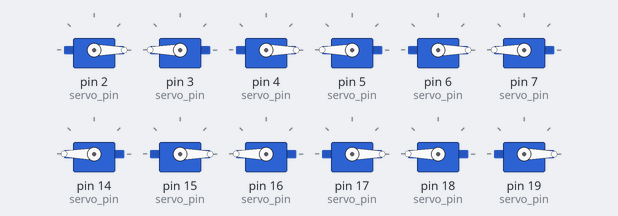
Recording of a sketch running on a simulated Arduino Nano, built with avr-gcc and run on an emulated ATmega328P. Parts: 12 × servo. No radio packets arrive unless stated; what the sketch prints to the serial monitor is not drawn.

Above: at 16.91 s.
Timing chart, 0 to 27.6 s (numbered marks = the images above):
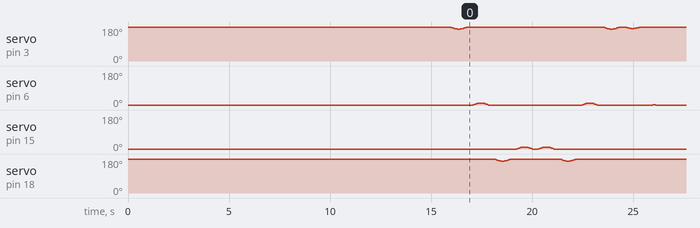

The sketch:

Dance.ino
```cpp
// (licence header left out)
/* Includes ------------------------------------------------------------------*/
#include <Servo.h>		//to define and control servos
#include <FlexiTimer2.h>        //to set a timer to manage all servos
#include <EEPROM.h>		//to save errors of all servos
#include <SPI.h>		//nRF24L01 module need 1/3
#include <nRF24L01.h>	        //nRF24L01 module need 2/3
#include <RF24.h>		//nRF24L01 module need 3/3
/* Installation and Adjustment -----------------------------------------------*/
//#define INSTALL	//uncomment only this to install the robot
//#define ADJUST	//uncomment only this to adjust the servos
//#define VERIFY	//uncomment only this to verify the adjustment
const float adjust_site[3] = { 100, 80, 42 };
const float real_site[4][3] = { { 100, 80, 42 }, { 100, 80, 42 },
                                { 100, 80, 42 }, { 100, 80, 42 } };
/* Servos --------------------------------------------------------------------*/
//define 12 servos for 4 legs
Servo servo[4][3];
//define servos' ports
const int servo_pin[4][3] = { 2, 3, 4, 5, 6, 7, 14, 15, 16, 17, 18, 19 };
/* Wireless communication ----------------------------------------------------*/
//dfine RF24 for nRF24l01
RF24 radio(9, 10);
//define RF24 transmit pipe
//NOTE: the "LL" at the end of the constant is "LongLong" type
const uint64_t pipe = 0xE8E8F0F0E1LL;
/* Size of the robot ---------------------------------------------------------*/
const float length_a = 55;
const float length_b = 80;
const float length_c = 22.75;
const float length_side = 66;
const float z_absolute = -12;
/* Constants for movement ----------------------------------------------------*/
const float z_default = -25, z_boot = z_absolute;
const float x_default = 55;
const float y_default = x_default;
/* variables for movement ----------------------------------------------------*/
volatile float site_now[4][3];      //real-time coordinates of the end of each leg
volatile float site_expect[4][3];   //expected coordinates of the end of each leg
float temp_speed[4][3];	            //each axis' speed, needs to be recalculated before each movement
float move_speed = 1.4;	            //movement speed
float speed_multiple = 1;           //movement speed multiple
//functions' parameter
const float KEEP = 255;
/* ---------------------------------------------------------------------------*/

/*
 - setup function
 * ---------------------------------------------------------------------------*/
void setup()
{
#ifdef INSTALL
	//initialize all servos
	for (int i = 0; i < 4; i++)
	{
		for (int j = 0; j < 3; j++)
		{
			servo[i][j].attach(servo_pin[i][j]);
			delay(100);
		}
	}
	while (1);
#endif
#ifdef ADJUST
	adjust();
	while (1);
#endif
#ifdef VERIFY
	verify();
	while (1);
#endif

	//start serial for debug
	Serial.begin(115200);
	Serial.println("Robot starts initialization");
	//start listen radio
	radio.begin();
	radio.openReadingPipe(1,pipe);
	radio.setRetries(0, 15);
	radio.setPALevel(RF24_PA_HIGH);
	radio.startListening();
	Serial.println("Radio listening started");
	//initialize default parameter
	set_site(0, x_default, y_default, z_boot);
	set_site(1, x_default, y_default, z_boot);
	set_site(2, x_default, y_default, z_boot);
	set_site(3, x_default, y_default, z_boot);
	for (int i = 0; i < 4; i++)
	{
		for (int j = 0; j < 3; j++)
		{
			site_now[i][j] = site_expect[i][j];
		}
	}
	//start servo service
	FlexiTimer2::set(20, servo_service);
	FlexiTimer2::start();
	Serial.println("Servo service started");
	//initialize servos
	for (int i = 0; i < 4; i++)
	{
		for (int j = 0; j < 3; j++)
		{
			servo[i][j].attach(servo_pin[i][j]);
			delay(100);
		}
	}
	Serial.println("Servos initialized");
	Serial.println("Robot initialization Complete");
}

/*
 - loop function
 * ---------------------------------------------------------------------------*/
void loop()
{
#ifdef INSTALL
	while (1);
#endif
#ifdef ADJUST
	while (1);
#endif
#ifdef VERIFY
	while (1);
#endif

//put your code here ---------------------------------------------------------

	Serial.println("Start a dance");

	move_body_absolute(0, 0, 0);
	delay(200);

#define move_length 40
#define move_up 40

	move_body_absolute(0, move_length, 0);

	move_body_absolute(-move_length, 0, move_up);
	move_body_absolute(0, -move_length, 0);
	move_body_absolute(move_length, 0, move_up);
	move_body_absolute(0, move_length, 0);

	move_body_absolute(move_length, 0, move_up);
	move_body_absolute(0, -move_length, 0);
	move_body_absolute(-move_length, 0, move_up);
	move_body_absolute(0, move_length, 0);

	move_body_absolute(0, 0, 0);

#define rotate_up 20
#define rotate_degree 20

	move_body_absolute(0, 0, rotate_up);
	delay(200);

	rotate_body_absolute_x(-rotate_degree, rotate_up);
	rotate_body_absolute_x(rotate_degree, rotate_up);
	move_body_absolute(0, 0, rotate_up);
	rotate_body_absolute_y(-rotate_degree, rotate_up);
	rotate_body_absolute_y(rotate_degree, rotate_up);
	move_body_absolute(0, 0, rotate_up);

	move_body_absolute(0, 0, 0);
	delay(200);

#define round_length 40
#define round_up 20
#define round_speed 5

	for (int degree = 0; degree < 360; degree += round_speed)
	{
		move_body_absolute(round_length*sin(degree*PI / 180), round_length*cos(degree*PI / 180), 0);
	}

	for (int degree = 360; degree >0; degree -= round_speed)
	{
		move_body_absolute(round_length*sin(degree*PI / 180), round_length*cos(degree*PI / 180), 0);
	}

	for (int loop = 0; loop <3; loop++)
	{
		for (int degree = 0; degree < 360; degree += round_speed)
		{
			move_body_absolute(round_length*sin(degree*PI / 180), round_length*cos(degree*PI / 180), (degree / 360.0 + loop) * round_up);
		}
	}

	for (int loop = 3; loop > 0; loop--)
	{
		for (int degree = 0; degree < 360; degree += round_speed)
		{
			move_body_absolute(round_length*sin(degree*PI / 180), round_length*cos(degree*PI / 180), ((360 - degree) / 360.0 + loop - 1) * round_up);
		}
	}

	move_body_absolute(0, 0, 0);
//	move_body_absolute(0, 0, z_default - z_boot);

//
	Serial.println("Waiting for radio signal");

	byte order,old_order;
	bool mode = true;

	while (1)
	{
		if (radio.available())
		{
			if (radio.read(&order, 1))
			{
				if (order != old_order)
				{
					Serial.print("Order:");
					Serial.print(order);
					Serial.print(" //");

					if (order == 5)
					{
						if (mode)
						{
							Serial.println("Rotate Mode");
							move_body_absolute(0, 0, rotate_up);
							mode = false;
						}
						else
						{
							Serial.println("Move Mode");
							move_body_absolute(0, 0, 0);
							mode = true;
						}
					}
					else if (mode)
					{
						switch (order)
						{
						case 1:
							Serial.println("Move forward");
							move_body_absolute(0, round_length, 0);
							break;
						case 2:
							Serial.println("Move back");
							move_body_absolute(0, -round_length, 0);
							break;
						case 3:
							Serial.println("Move left");
							move_body_absolute(-round_length, 0, 0);
							break;
						case 4:
							Serial.println("Move right");
							move_body_absolute(round_length, 0, 0);
							break;
						case 0:
							Serial.println("Move to origin");
							move_body_absolute(0, 0, 0);
							break;
						}
					}
					else
					{
						switch (order)
						{
						case 1:
							Serial.println("Rotate forward");
							rotate_body_absolute_x(-rotate_degree, rotate_up);
							break;
						case 2:
							Serial.println("Rotate back");
							rotate_body_absolute_x(rotate_degree, rotate_up);
							break;
						case 3:
							Serial.println("Rotate left");
							rotate_body_absolute_y(-rotate_degree, rotate_up);
							break;
						case 4:
							Serial.println("Rotate right");
							rotate_body_absolute_y(rotate_degree, rotate_up);
							break;
						case 0:
							Serial.println("Rotate to origin");
							move_body_absolute(0, 0, rotate_up);
							break;
						}
					}
				}
				old_order = order;
			}
			while (radio.read(&order, 1));
		}
	}

//end of your code -----------------------------------------------------------
	while (1);
}

/*
 - rotate body by x axis function
 * ---------------------------------------------------------------------------*/
void rotate_body_absolute_x(float degree_x, float z)
{
	degree_x = degree_x * PI / 180;
	float dz = (length_side / 2 + y_default)*sin(degree_x);
	float dy = (length_side / 2 + y_default)*(1 - cos(degree_x));

	set_site(0, x_default, y_default - dy, z_default - z - dz);
	set_site(1, x_default, y_default - dy, z_default - z + dz);
	set_site(2, x_default, y_default - dy, z_default - z - dz);
	set_site(3, x_default, y_default - dy, z_default - z + dz);
	wait_all_reach();
}

/*
 - rotate body by y axis function
 * ---------------------------------------------------------------------------*/
void rotate_body_absolute_y(float degree_y, float z)
{
	degree_y = degree_y * PI / 180;
	float dz = (length_side / 2 + x_default)*sin(degree_y);
	float dx = (length_side / 2 + x_default)*(1 - cos(degree_y));

	set_site(0, x_default - dx, y_default, z_default - z + dz);
	set_site(1, x_default - dx, y_default, z_default - z + dz);
	set_site(2, x_default - dx, y_default, z_default - z - dz);
	set_site(3, x_default - dx, y_default, z_default - z - dz);
	wait_all_reach();
}

/*
 - move body function
 * ---------------------------------------------------------------------------*/
void move_body_relative(float dx, float dy, float dz)
{
	set_site(0, site_now[0][0] - dx, site_now[0][1] - dy, site_now[0][2] - dz);
	set_site(1, site_now[1][0] - dx, site_now[1][1] + dy, site_now[1][2] - dz);
	set_site(2, site_now[2][0] + dx, site_now[2][1] - dy, site_now[2][2] - dz);
	set_site(3, site_now[3][0] + dx, site_now[3][1] + dy, site_now[3][2] - dz);
	wait_all_reach();
}

/*
 - move body function
 * ---------------------------------------------------------------------------*/
void move_body_absolute(float x, float y, float z)
{
	set_site(0, x_default - x, y_default - y, z_default - z);
	set_site(1, x_default - x, y_default + y, z_default - z);
	set_site(2, x_default + x, y_default - y, z_default - z);
	set_site(3, x_default + x, y_default + y, z_default - z);
	wait_all_reach();
}

/*
 - adjustment function
 - move each leg to adjustment site, so that you can measure the real sites.
 * ---------------------------------------------------------------------------*/
void adjust(void)
{
	//initializes eeprom's errors to 0
	//number -100 - +100 is map to 0 - +200 in eeprom
	for (int i = 0; i < 4; i++)
	{
		for (int j = 0; j < 3; j++)
		{
			EEPROM.write(i * 6 + j * 2, 100);
			EEPROM.write(i * 6 + j * 2 + 1, 100);
		}
	}

	//initializes the relevant variables to adjustment position
	for (int i = 0; i < 4; i++)
	{
		set_site(i, adjust_site[0], adjust_site[1], adjust_site[2] + z_absolute);
		for (int j = 0; j < 3; j++)
		{
			site_now[i][j] = site_expect[i][j];
		}
	}
	//start servo service
	FlexiTimer2::set(20, servo_service);
	FlexiTimer2::start();
	//initialize servos
	for (int i = 0; i < 4; i++)
	{
		for (int j = 0; j < 3; j++)
		{
			servo[i][j].attach(servo_pin[i][j]);
			delay(100);
		}
	}
}

/*
 - verify function
 - verify the adjustment results, it will calculate errors and save to eeprom.
 * ---------------------------------------------------------------------------*/
void verify(void)
{
	//calculate correct degree
	float alpha0, beta0, gamma0;
	cartesian_to_polar(alpha0, beta0, gamma0, adjust_site[0], adjust_site[1], adjust_site[2] + z_absolute);
	//calculate real degree and errors
	float alpha, beta, gamma;
	float degree_error[4][3];
	for (int i = 0; i < 4; i++)
	{
		cartesian_to_polar(alpha, beta, gamma, real_site[i][0], real_site[i][1], real_site[i][2] + z_absolute);
		degree_error[i][0] = alpha0 - alpha;
		degree_error[i][1] = beta0 - beta;
		degree_error[i][2] = gamma0 - gamma;
	}
	//save errors to eeprom
	for (int i = 0; i < 4; i++)
	{
		for (int j = 0; j < 3; j++)
		{
			EEPROM.write(i * 6 + j * 2, (int)degree_error[i][j] + 100);
			EEPROM.write(i * 6 + j * 2 + 1, (int)(degree_error[i][j] * 100) % 100 + 100);
		}
	}

	//initializes the relevant variables to adjustment position
	for (int i = 0; i < 4; i++)
	{
		set_site(i, adjust_site[0], adjust_site[1], adjust_site[2] + z_absolute);
		for (int j = 0; j < 3; j++)
		{
			site_now[i][j] = site_expect[i][j];
		}
	}
	//start servo service
	FlexiTimer2::set(20, servo_service);
	FlexiTimer2::start();
	//initialize servos
	for (int i = 0; i < 4; i++)
	{
		for (int j = 0; j < 3; j++)
		{
			servo[i][j].attach(servo_pin[i][j]);
			delay(100);
		}
	}
}

/*
 - microservos service /timer interrupt function/50Hz
 - when set site expected,this function move the end point to it in a straight line
 - temp_speed[4][3] should be set before set expect site,it make sure the end point
   move in a straight line,and decide move speed.
 * ---------------------------------------------------------------------------*/
void servo_service(void)
{
	sei();
	static float alpha, beta, gamma;

	for (int i = 0; i < 4; i++)
	{
		for (int j = 0; j < 3; j++)
		{
			if (abs(site_now[i][j] - site_expect[i][j]) >= abs(temp_speed[i][j]))
				site_now[i][j] += temp_speed[i][j];
			else
				site_now[i][j] = site_expect[i][j];
		}

		cartesian_to_polar(alpha, beta, gamma, site_now[i][0], site_now[i][1], site_now[i][2]);
		polar_to_servo(i, alpha, beta, gamma);
	}
}

/*
 - set one of end points' expect site
 - this founction will set temp_speed[4][3] at same time
 - non - blocking function
 * ---------------------------------------------------------------------------*/
void set_site(int leg, float x, float y, float z)
{
	float length_x = 0, length_y = 0, length_z = 0;

	if (x != KEEP)
		length_x = x - site_now[leg][0];
	if (y != KEEP)
		length_y = y - site_now[leg][1];
	if (z != KEEP)
		length_z = z - site_now[leg][2];

	float length = sqrt(pow(length_x, 2) + pow(length_y, 2) + pow(length_z, 2));

	temp_speed[leg][0] = length_x / length * move_speed*speed_multiple;
	temp_speed[leg][1] = length_y / length * move_speed*speed_multiple;
	temp_speed[leg][2] = length_z / length * move_speed*speed_multiple;

	if (x != KEEP)
		site_expect[leg][0] = x;
	if (y != KEEP)
		site_expect[leg][1] = y;
	if (z != KEEP)
		site_expect[leg][2] = z;
}

/*
 - wait one of end points move to expect site
 - blocking function
 * ---------------------------------------------------------------------------*/
void wait_reach(int leg)
{
	while (1)
		if (site_now[leg][0] == site_expect[leg][0])
			if (site_now[leg][1] == site_expect[leg][1])
				if (site_now[leg][2] == site_expect[leg][2])
					break;
}

/*
 - wait one of end points move to one site
 - blocking function
 * ---------------------------------------------------------------------------*/
void wait_reach(int leg, float x, float y, float z)
{
	while (1)
		if (site_now[leg][0] == x)
			if (site_now[leg][1] == y)
				if (site_now[leg][2] == z)
					break;
}

/*
 - wait all of end points move to expect site
 - blocking function
 * ---------------------------------------------------------------------------*/
void wait_all_reach(void)
{
	for (int i = 0; i < 4; i++)
		wait_reach(i);
}

/*
 - trans site from polar to cartesian
 - mathematical model 1/2
 * ---------------------------------------------------------------------------*/
void polar_to_cartesian(volatile float alpha, volatile float beta, volatile float gamma, volatile float &x, volatile float &y, volatile float &z)
{
	//trans degree 180->PI
	alpha = alpha / 180 * PI;
	beta = beta / 180 * PI;
	gamma = gamma / 180 * PI;
	//calculate w-z position
	float v, w;
	v = length_a*cos(alpha) - length_b*cos(alpha + beta);
	z = length_a*sin(alpha) - length_b*sin(alpha + beta);
	w = v + length_c;
	//calculate x-y-z position
	x = w*cos(gamma);
	y = w*sin(gamma);
}

/*
 - trans site from cartesian to polar
 - mathematical model 2/2
 * ---------------------------------------------------------------------------*/
void cartesian_to_polar(volatile float &alpha, volatile float &beta, volatile float &gamma, volatile float x, volatile float y, volatile float z)
{
	//calculate w-z degree
	float v, w;
	w = (x >= 0 ? 1 : -1)*(sqrt(pow(x, 2) + pow(y, 2)));
	v = w - length_c;
	alpha = atan2(z, v) + acos((pow(length_a, 2) - pow(length_b, 2) + pow(v, 2) + pow(z, 2)) / 2 / length_a / sqrt(pow(v, 2) + pow(z, 2)));
	beta = acos((pow(length_a, 2) + pow(length_b, 2) - pow(v, 2) - pow(z, 2)) / 2 / length_a / length_b);
	//calculate x-y-z degree
	gamma = (w >= 0) ? atan2(y, x) : atan2(-y, -x);
	//trans degree PI->180
	alpha = alpha / PI * 180;
	beta = beta / PI * 180;
	gamma = gamma / PI * 180;
}

/*
 - trans site from polar to microservos
 - mathematical model map to fact
 - the errors saved in eeprom will be add
 * ---------------------------------------------------------------------------*/
void polar_to_servo(int leg, float alpha, float beta, float gamma)
{
	float alpha_error = EEPROM.read(leg * 6 + 0) - 100 + ((float)EEPROM.read(leg * 6 + 1) - 100) / 100;
	float beta_error  = EEPROM.read(leg * 6 + 2) - 100 + ((float)EEPROM.read(leg * 6 + 3) - 100) / 100;
	float gamma_error = EEPROM.read(leg * 6 + 4) - 100 + ((float)EEPROM.read(leg * 6 + 5) - 100) / 100;

	alpha += alpha_error;
	beta += beta_error;
	gamma += gamma_error;

	if (leg == 0)
	{
		alpha = 90 - alpha;
		beta = beta;
		gamma = 90 - gamma;
	}
	else if (leg == 1)
	{
		alpha += 90;
		beta = 180 - beta;
		gamma += 90;
	}
	else if (leg == 2)
	{
		alpha += 90;
		beta = 180 - beta;
		gamma += 90;
	}
	else if (leg == 3)
	{
		alpha = 90 - alpha;
		beta = beta;
		gamma = 90 - gamma;
	}

	servo[leg][0].write(alpha);
	servo[leg][1].write(beta);
	servo[leg][2].write(gamma);
}
```
